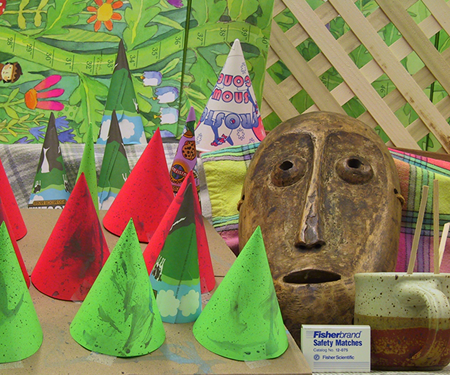
#> input picture im2.png, 450 x 375 px
$ python fp.py   (Python 2 division)
#> lines starting #> are read from the running program, lines starting #| are printed output that depends on the picture
"""
Final Project: Stereo Correspondence
"""
import cv2
import numpy as np
import os
import datetime


def disparity(img1, img2, direction, window_size, pxls):

    w, h = img1.shape
    ssd = np.zeros((w, h, pxls))
    disparity = np.zeros((w, h))

    for i in range(pxls):
        ssd[:, :, i] = (img1 - np.roll(img2, i)) ** 2

    if direction == 0:
        for y in range(0, h - window_size):
            for x in range(0, w - window_size):
                ssd_k = ssd[x:(x+window_size), y:(y+window_size), :]
                ssd_k_sum = np.sum(np.sum(ssd_k, axis=0), axis=0)
                d = ssd_k_sum.argmin()
                disparity[x, y] = d
                output = disparity[:, 0:disparity.shape[1]*9/10]
    else:
        for y in range(0, h - window_size):
            for x in reversed(range( window_size, w)):
                ssd_k = ssd[(x - window_size + 1):(x + 1), y:(y + window_size), :]
                ssd_k_sum = np.sum(np.sum(ssd_k, axis=0), axis=0)
                d = ssd_k_sum.argmin()
                disparity[x, y] = d
                output = disparity[:, disparity.shape[1]/10:]

    return cv2.normalize(output, alpha=0, beta=255, norm_type=cv2.NORM_MINMAX).astype(np.uint8)


def segmentation(image):

    image_new = np.float32(image.reshape((image.shape[0]*image.shape[1],1)))
    criteria = (cv2.TERM_CRITERIA_EPS + cv2.TERM_CRITERIA_MAX_ITER, 10, 1.0)
    labels = cv2.kmeans(image_new, 5, criteria, 10, cv2.KMEANS_USE_INITIAL_LABELS)[1]
    output = labels.reshape((image.shape[0], image.shape[1]))
    output = cv2.normalize(output, alpha=0, beta=255, norm_type=cv2.NORM_MINMAX).astype(np.uint8)
    return output


if __name__ == '__main__':

    begin = datetime.datetime.now()

    left_img = cv2.imread('im2.png', 0) / 255.
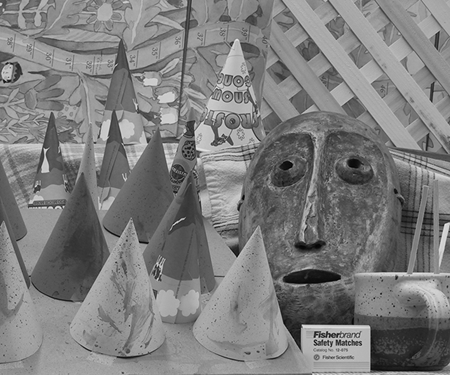
#> left_img: shape (375, 450) float64; min 0, max 0.922, mean 0.49
    right_img = cv2.imread('im6.png', 0) / 255.
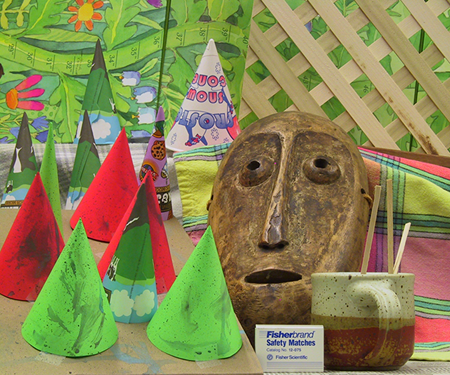
#> input picture im6.png, 450 x 375 px
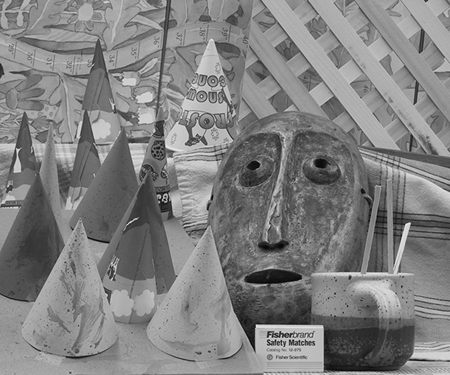
#> right_img: shape (375, 450) float64; min 0, max 0.953, mean 0.503

    # shrink the images for fast running
    # l_img = cv2.resize(left_img, (left_img.shape[1]/2, left_img.shape[0]/2), interpolation=cv2.INTER_CUBIC)
    # r_img = cv2.resize(right_img, (right_img.shape[1]/2, right_img.shape[0]/2), interpolation=cv2.INTER_CUBIC)

    # enlarge the images for better result
    l_img = cv2.resize(left_img, (left_img.shape[1]*2, left_img.shape[0]*2), interpolation=cv2.INTER_CUBIC)
    r_img = cv2.resize(right_img, (right_img.shape[1]*2, right_img.shape[0]*2), interpolation=cv2.INTER_CUBIC)

    # l_img = cv2.resize(left_img, (900, 750), interpolation=cv2.INTER_CUBIC)
    # r_img = cv2.resize(right_img, (900, 750), interpolation=cv2.INTER_CUBIC)

    window_size = 10
    pxls = 100

    l_img_blur = cv2.GaussianBlur(l_img, (15,15), 1)
    r_img_blur = cv2.GaussianBlur(r_img, (15,15), 1)
    sharp_k = np.array([[-1,-1,-1], [-1,9,-1], [-1,-1,-1]])
    l_img_shape = cv2.filter2D(l_img_blur, -1, sharp_k)
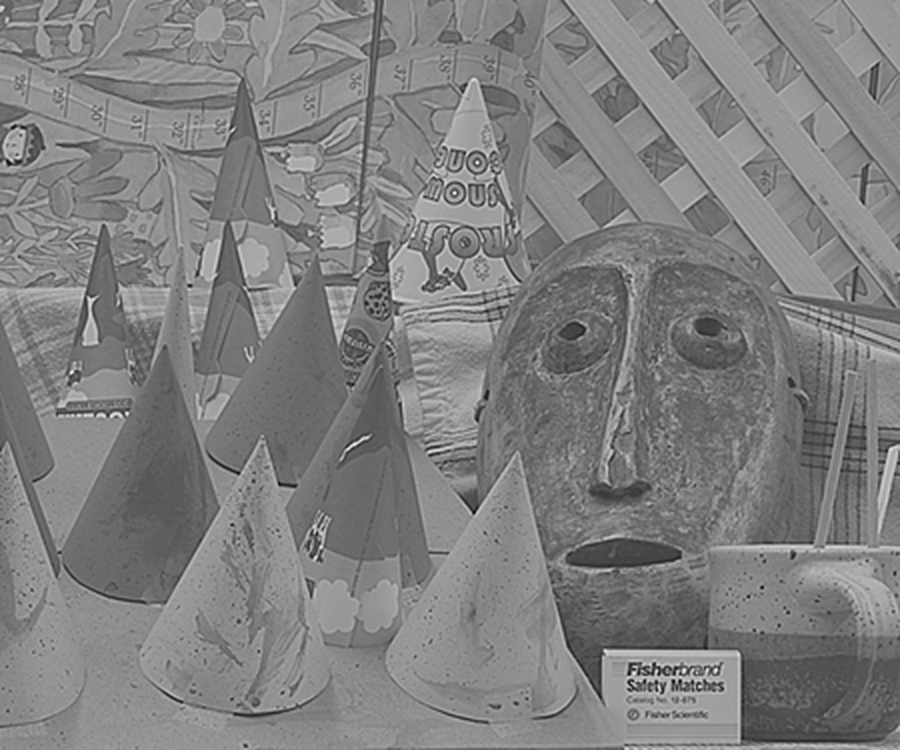
#> l_img_shape: shape (750, 900) float64; min -0.427, max 1.4, mean 0.49; drawn with min black and max white
    r_img_shape = cv2.filter2D(r_img_blur, -1, sharp_k)
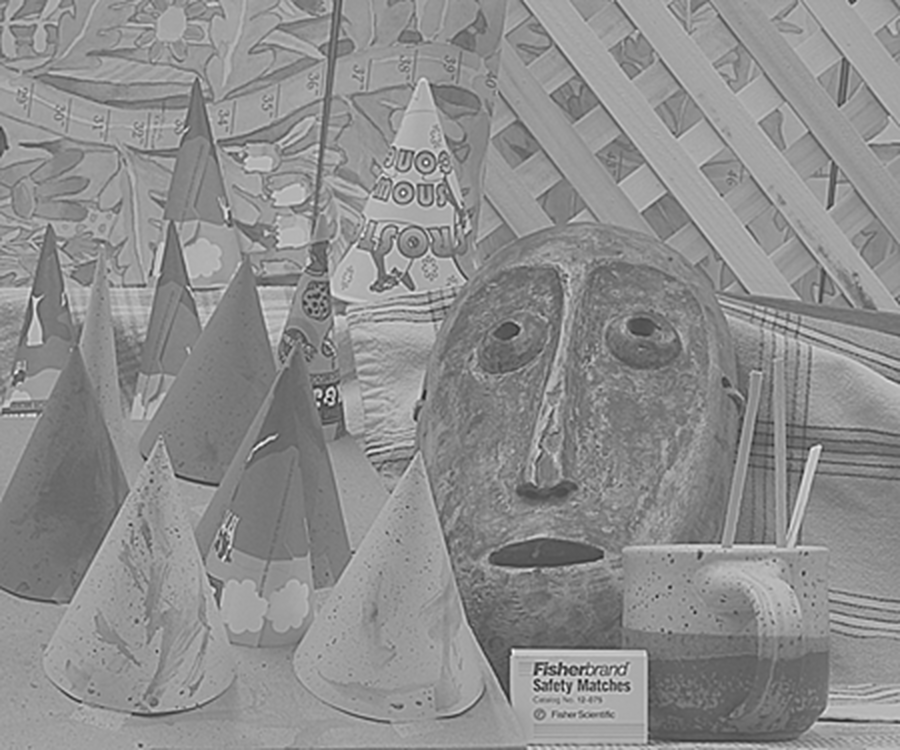
#> r_img_shape: shape (750, 900) float64; min -0.596, max 1.38, mean 0.503; drawn with min black and max white

    disparity_l = disparity(l_img_shape, r_img_shape, 0, window_size, pxls)
#> after the loop in disparity, `for y in range(0, h - window_size):`:
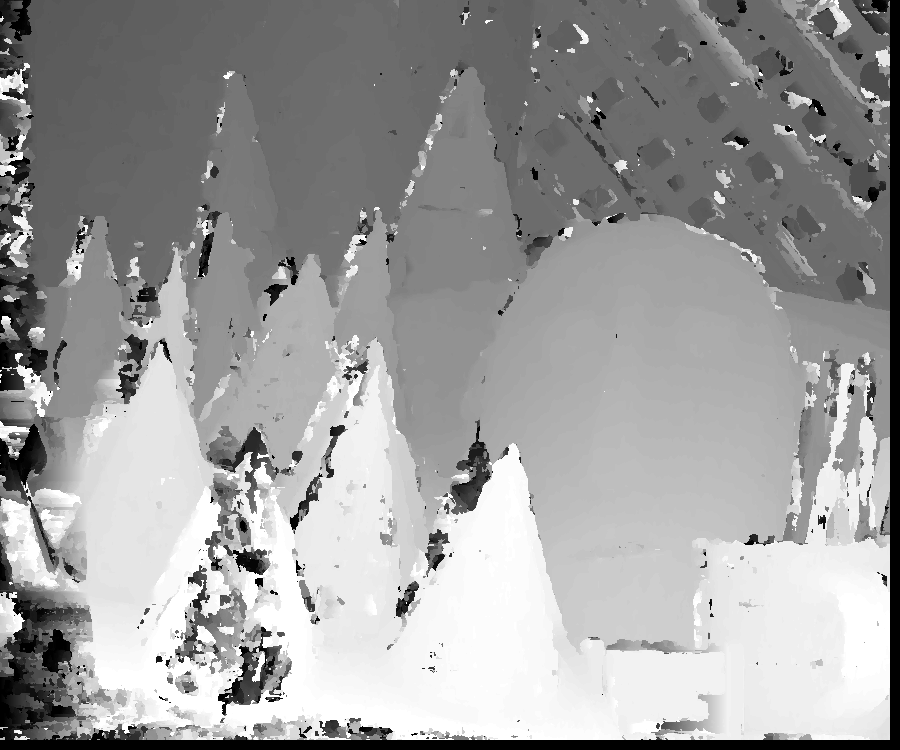
#> disparity: shape (750, 900) float64; min 0, max 99, mean 61.1; drawn with min black and max white
#> (the run stopped early here; a loop or call above may not have finished)
